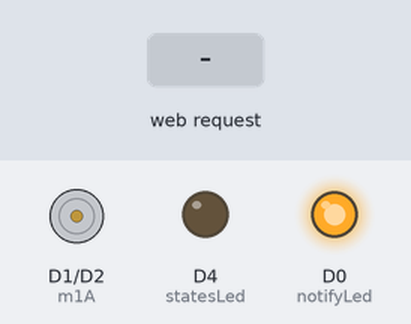
A sketch run on a simulated ESP8266 (NodeMCU). Parts: motor-driver pin pairs drawn as motors (green arrow = first pin HIGH = forward, orange = second pin HIGH = backward, longer = more drive), output pins drawn as LEDs (lit = HIGH). The inputs (shaded band) are chosen by the test bench. WiFi joins after 1.5 s; servers stay silent unless stated.

Above: at 3.2 s.
3.3 s: HTTP request GET /State=open received
At 5.1 s:
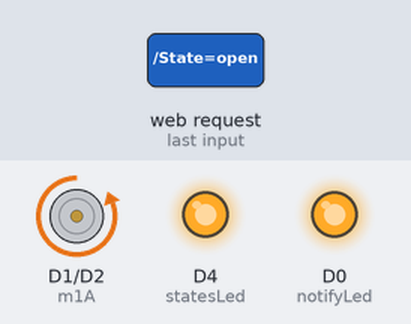
5.9 s: HTTP request GET /State=close received
At 7.1 s:
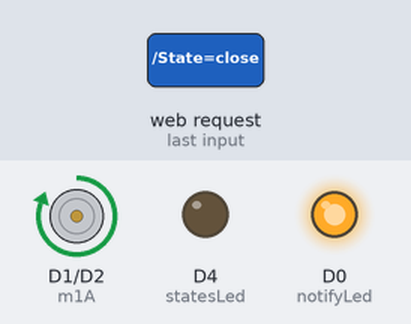
Timing chart, 0 to 8.9 s (numbered marks = the images above; inputs shaded):
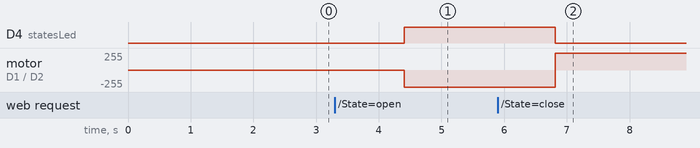

The sketch:

Curtain_Controller.ino
```cpp
#include <ESP8266WiFi.h>

#define m1A D1
#define m1B D2
#define notifyLed D0
#define statesLed D4

const char* ssid     = "SSID";
const char* password = "PASSWORD";

WiFiServer server(80);
IPAddress local_IP(192, 168, 43, 30);
IPAddress gateway(192, 168, 43, 1);
IPAddress subnet(255, 255, 255, 0);
IPAddress primaryDNS(8, 8, 8, 8);
IPAddress secondaryDNS(8, 8, 4, 4);

String stateIs = "close";

void setup(){
  pinMode(m1A,OUTPUT);
  pinMode(m1B,OUTPUT);
  pinMode(notifyLed,OUTPUT);
  pinMode(statesLed,OUTPUT);

  if (!WiFi.config(local_IP, gateway, subnet, primaryDNS, secondaryDNS)) {
    error();
  }
  WiFi.begin(ssid, password);
  while (WiFi.status() != WL_CONNECTED) {
    digitalWrite(notifyLed,1);
    delay(500);
    digitalWrite(notifyLed,1);
    delay(500);
  }

  server.begin();

  digitalWrite(statesLed,0);
  digitalWrite(m1A,0);
  digitalWrite(m1B,0);
}

void loop(){

  WiFiClient client = server.available();

  if (!client) {
    error();
  }

  String request = client.readStringUntil('\r');
  client.flush();

  if (request.indexOf("/State=open") != -1) {
    stateIs = "open";
    openJi();
  } else if (request.indexOf("/State=close") != -1) {
    stateIs = "close";
    closeJi();
  }

  client.println("HTTP/1.1 200 OK");
  client.println("Content-type:text/html");
  client.println("Connection: close");
  client.println();
  client.println("<!DOCTYPE html><html>");
  client.println("<head><title>Curtain Controller</title><style>body{text-align: center;background-color: #702963;color:rgb(255, 255, 255);font-size: 35px;font-family: \"Courier New\", Courier, monospace;}button{border-radius: 20px;font-size: 45px;font-family: \"Courier New\", Courier, monospace;width: 80%;padding: 25px;}div{width: 100%;height: 100%;display: grid;column-gap: 50px;}#open{background-color: rgba(0, 255, 149, 0.801);}#close{background-color: rgba(255, 67, 67, 0.801);}</style>");
  client.println("</head><body>");
  client.println("<h1>Curtain Controller</h1><p>Helps you to close/open the Curtain</p><div>");

  if (stateIs=="close") {
    client.println("<a href=\"/State=open\"><button id=\"open\"><b>Open</b></button></a></div>");
  }
  else if (stateIs=="open") {
    client.println("<a href=\"/State=close\"><button id=\"close\"><b>Close</b></button></a><br>");
  }

  client.println("<p>&#169; Sukarna Jana 2022</p>");
  client.println("</body></html>");
  client.println();

}

void openJi(){
  digitalWrite(m1A,0);
  digitalWrite(m1B,1);
  digitalWrite(statesLed,1);
}
void closeJi(){
  digitalWrite(m1A,1);
  digitalWrite(m1B,0);
  digitalWrite(statesLed,0);
}

void error(){
  digitalWrite(notifyLed,1);
  delay(100);
  digitalWrite(notifyLed,1);
  delay(100);
}
```

Measured:
- after the input at 3.3 s, D4 (statesLed): LOW → HIGH after 1.1 s; motor on D1 (m1A) / D2 (m1B): stopped → backward 255/255 after 1.1 s
- after the input at 5.9 s, D4 (statesLed): HIGH → LOW after 0.91 s; motor on D1 (m1A) / D2 (m1B): backward 255/255 → forward 255/255 after 0.91 s
